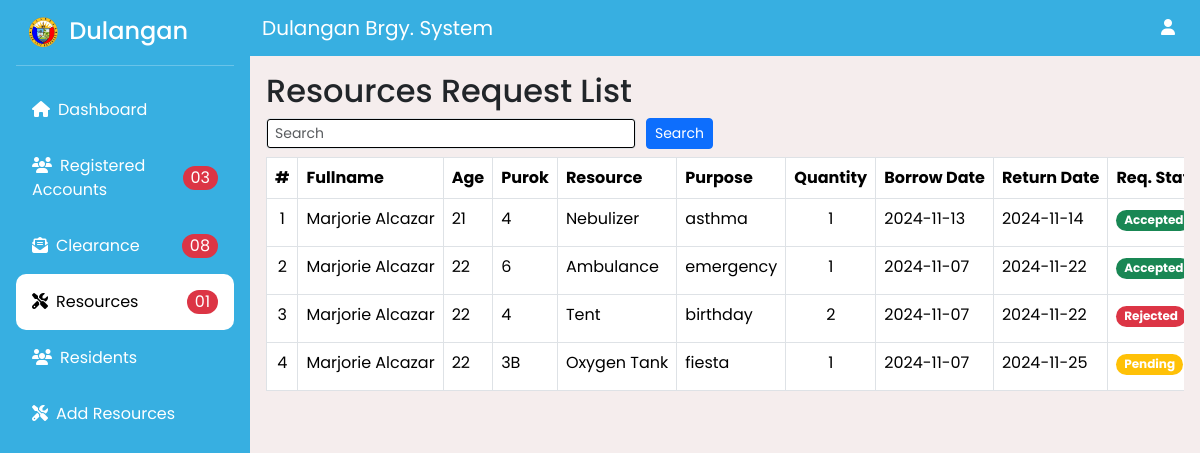
/admin/resources_staff.php (signed in), run on the app's committed database.
### tables this page shows
CREATE TABLE `resource_req` (
  `request_id` int(11) NOT NULL,
  `resident_id` int(11) NOT NULL,
  `resource_id` int(11) NOT NULL,
  `fullname` varchar(255) NOT NULL,
  `age` int(11) NOT NULL,
  `status` varchar(255) NOT NULL,
  `purok` varchar(255) NOT NULL,
  `resource` varchar(255) NOT NULL,
  `purpose` varchar(255) NOT NULL,
  `request_quantity` int(11) NOT NULL,
  `return_date` date NOT NULL,
  `request_date` date NOT NULL DEFAULT current_timestamp(),
  `req_status` int(11) NOT NULL,
  `is_returned` int(11) NOT NULL,
  `pickup_status` int(11) NOT NULL
);

### admin/resources_staff.php (the view, shortened to what this page needs)
<?php
include('../connection.php');
$limit = 10;
$search = '';
$total_sql = $search ?
    "SELECT COUNT(*) FROM resource_req WHERE fullname LIKE ?" :
    "SELECT COUNT(*) FROM resource_req";
$stmt = mysqli_prepare($conn, $total_sql);
mysqli_stmt_execute($stmt);
$total_result = mysqli_stmt_get_result($stmt);
$total_items = mysqli_fetch_row($total_result)[0];
$total_pages = ceil($total_items / $limit);
$current_page = isset($_GET['page']) ? (int)$_GET['page'] : 1;
$current_page = max(1, min($current_page, $total_pages));
$offset = ($current_page - 1) * $limit;
$sql = $search ?
    "SELECT * FROM resource_req WHERE fullname LIKE ? ORDER BY request_id DESC LIMIT ? OFFSET ?" :
    "SELECT * FROM resource_req ORDER BY request_id DESC LIMIT ? OFFSET ?";
$stmt = mysqli_prepare($conn, $sql);
if ($search) {
    mysqli_stmt_bind_param($stmt, 'sii', $param, $limit, $offset);
} else {
    mysqli_stmt_bind_param($stmt, 'ii', $limit, $offset);
}
mysqli_stmt_execute($stmt);
$result = mysqli_stmt_get_result($stmt);
?>
<!DOCTYPE html>
<html lang="en">
<head>
    <link rel="stylesheet" href="../source/style.css">
    <link href="https://cdn.jsdelivr.net/npm/bootstrap@5.3.3/dist/css/bootstrap.min.css" rel="stylesheet">
</head>
<body style="height: 100vh; background-color: #F5EDED">
    <div class="main-container d-flex">
        <?php include('include/sidebar_user.php'); ?>
        <div class="content min-vh-100 w-100 overflow-x-auto">
            <?php include('include/navbar_user.php'); ?>
            <div class="mainx p-3">
                <h2>Resources Request List</h2>
                <form action="" method="post">
    <div class="row mb-2">
        <div class="col-12 col-md-6 d-flex">
            <input type="search" class="form-control form-control-sm" name="search_name" value="<?= htmlspecialchars($search) ?>" placeholder="Search" style="flex: 1;">
            <button name="search" class="btn btn-primary btn-sm" style="margin-left: 10px;">Search</button>
</div>
                    </div>
                </form>
                <div class="table-responsive">
                    <table class="table table-bordered">
                        <thead>
                            <tr>
                                <th style="text-align: center;">#</th>
                                <th>Fullname</th>
                                <th>Age</th>
                                <th>Purok</th>
                                <th>Resource</th>
                                <th>Purpose</th>
                                <th>Quantity</th>
                                <th>Borrow Date</th>
                                <th>Return Date</th>
                                <th>Req. Status</th>
                            </tr>
                        </thead>
                        <tbody>
                            <?php
                            if (!mysqli_num_rows($result)) {
                                echo '<tr class="text-center"><td colspan="99">No Records Yet</td></tr>';
                            } else {
                                $count = $offset + 1;
                                while ($row = mysqli_fetch_assoc($result)) {
                                    $req_status = $row['req_status'] == 0 ? "<div class='badge rounded-pill bg-warning'>Pending</div>" :
                                                ($row['req_status'] == 1 ? "<div class='badge rounded-pill bg-success'>Accepted</div>" :
                                                "<div class='badge rounded-pill bg-danger'>Rejected</div>");
                            ?>
                                    <tr>
                                        <td class="text-center"><?= $count ?></td>
                                        <td><?= htmlspecialchars($row['fullname']) ?></td>
                                        <td><?= htmlspecialchars($row['age']) ?></td>
                                        <td><?= htmlspecialchars($row['purok']) ?></td>
                                        <td><?= htmlspecialchars($row['resource']) ?></td>
                                        <td><?= htmlspecialchars($row['purpose']) ?></td>
                                        <td class="text-center"><?= htmlspecialchars($row['request_quantity']) ?></td>
                                        <td><?= htmlspecialchars($row['request_date']) ?></td>
                                        <td><?= htmlspecialchars($row['return_date']) ?></td>
                                        <td><?= $req_status ?></td>
                                    </tr>
                            <?php
                                    $count++;
                                }
                            }
                            ?>
                        </tbody>
                    </table>
                </div>
            </div>
        </div>
    </div>
</body>
</html>

### source/style.css (style rules this page uses)
*, *::after, *::before { box-sizing: border-box; }
html { font-family: "Poppins", Arial, sans-serif; }
body { font-family: "Poppins", Arial, sans-serif !important; }
.form-control { outline: 1px solid black; }
td, th { white-space: nowrap; }

### data on the page
resource_req: fullname "Marjorie Alcazar", age "21", purok "4", resource "Nebulizer", purpose "asthma", request_quantity "1", request_date "2024-11-13", return_date "2024-11-14", req_status "Accepted"
resource_req: fullname "Marjorie Alcazar", age "22", purok "6", resource "Ambulance", purpose "emergency", request_quantity "1", request_date "2024-11-07", return_date "2024-11-22", req_status "Accepted"
resource_req: fullname "Marjorie Alcazar", age "22", purok "4", resource "Tent", purpose "birthday", request_quantity "2", request_date "2024-11-07", return_date "2024-11-22", req_status "Rejected"
resource_req: fullname "Marjorie Alcazar", age "22", purok "3B", resource "Oxygen Tank", purpose "fiesta", request_quantity "1", request_date "2024-11-07", return_date "2024-11-25", req_status "Pending"

### other printed values
$anotif "03"
$cnotif "08"
$rnotif "01"
